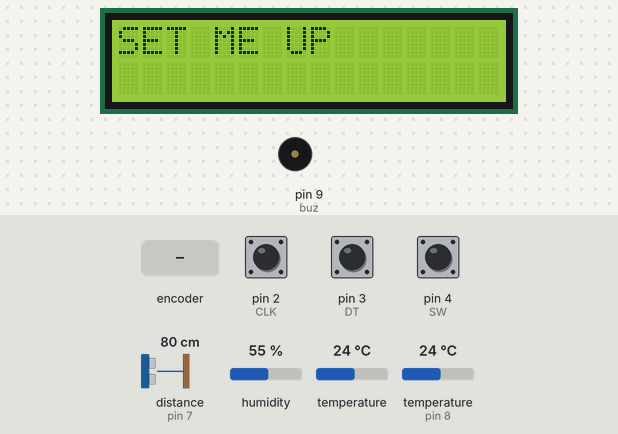
Simulated run of this sketch. Board: Arduino Uno, built with avr-gcc and run on an emulated ATmega328P. Shown: 16×2 character LCD, buzzer (waves = sounding). Inputs (shaded band) come from the test bench; at power-on: pin 4 (SW) HIGH, pin 2 (CLK) HIGH, pin 3 (DT) HIGH, distance to the obstacle (sensor on pin 7) 80 cm, humidity 55 %, temperature 24 °C, temperature (sensor on pin 8) 24 °C. The echo pulse lasts 58.3 µs per cm; the local clock reads 2024-03-15 10:24:30 at power-on unless the sketch sets it; storage starts empty; what the sketch prints to the serial monitor is not drawn.

Above: at 1.2 s.
1.3 s: pin 4 (SW) pulled LOW for 0.15 s
At 2.5 s:
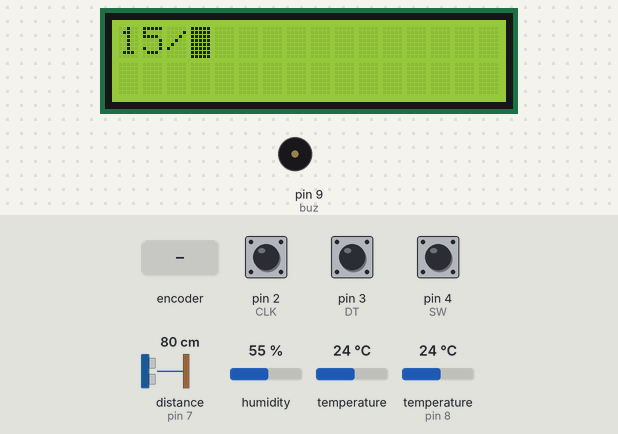
4.4 s: pin 4 (SW) pulled LOW for 1 s
At 6.7 s:
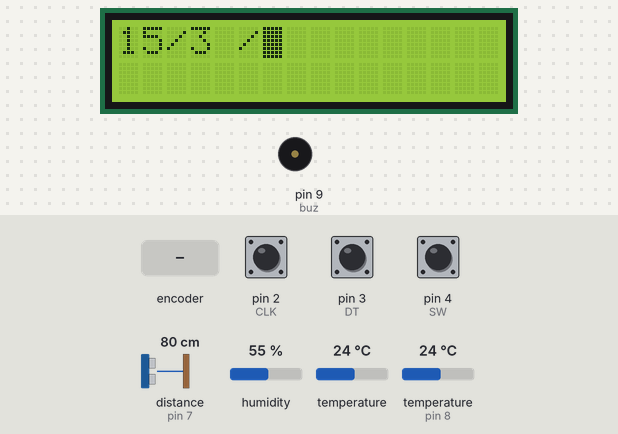
7.0 s: pin 4 (SW) pulled LOW for 0.15 s
At 7.9 s:
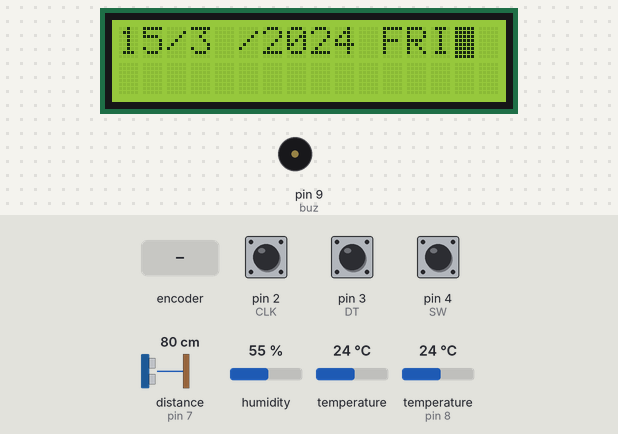
10.1 s: rotary encoder on pin 2 (CLK) / pin 3 (DT) turned 3 steps (first pin leading)
At 12.0 s:
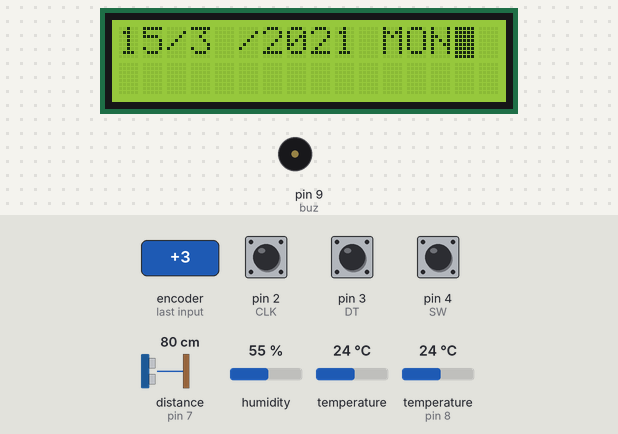
13.7 s: rotary encoder on pin 2 (CLK) / pin 3 (DT) turned 3 steps (first pin leading)
At 15.8 s:
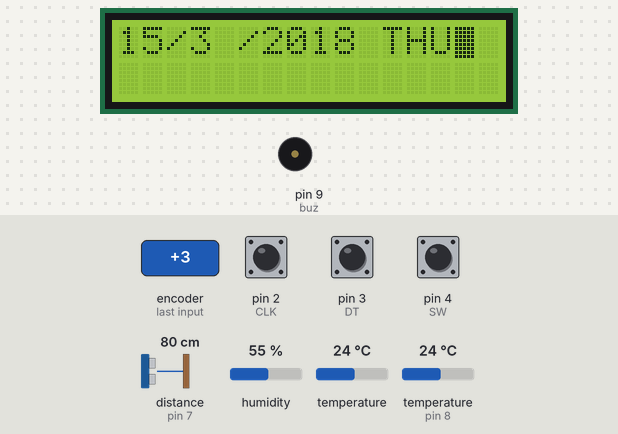
17.3 s: pin 4 (SW) pulsed LOW 5 times (0.12 s each, 0.3 s apart)
At 19.8 s:
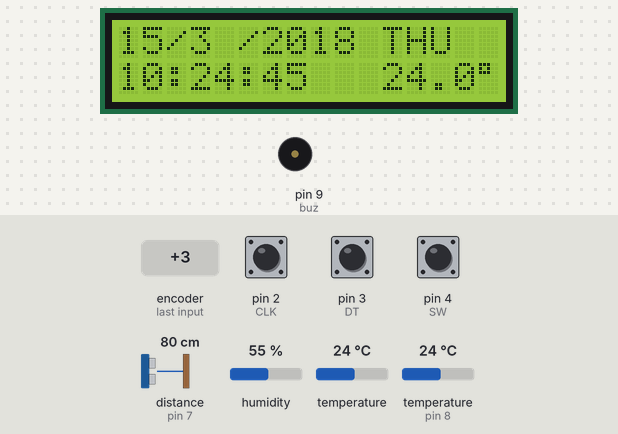
Timing chart, 0 to 35.5 s (numbered marks = the images above; inputs shaded):
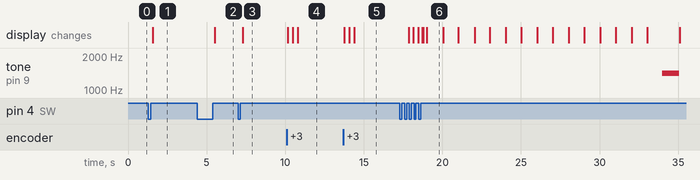

The sketch:

LCDDisplayRTCRotaryEncoderSensorsAndSDCard.ino
```cpp
//5
#include <SimpleDHT.h>
#include <SPI.h>
#include <SD.h>
#include <Wire.h>
#include <DS3231.h>
#include <LiquidCrystal_I2C.h>
#include "PushButton.h"
DS3231 RTC;
LiquidCrystal_I2C lcd(0x27,16,2);
#define echoPin 7
#define trigPin 6
#define buz 9
#define CLK 2
#define DT 3
#define SW 4
#define buttonUP 2
#define buttonDOWN 1
#define buttonNOCHANGE 3
#define DHTTYPE DHT11
#define DHT_PIN 8
SimpleDHT11 dht11(DHT_PIN);
File myFile;
long duration; // variable for the duration of sound wave travel
int distance;  // variable for the distance measurement
boolean setupDone=false;
enum clockState { UNDEFINED=0, RUNNING, SETDAY, SETMON, SETYEAR, SETDOW, SETHOUR, SETMIN, SETSEC } setupState;
PushButton buttonSETUP(SW);
byte temperature = 0;
byte humidity = 0;
int finalHumidity;
int finalTemperature;
int err = SimpleDHTErrSuccess;
bool help=false;
bool century = false;
bool h12Flag=false;
bool pmFlag=false;
String DoW[7]={"MON","TUE","WED","THU","FRI","SAT","SUN"};
char timeString[50];
int counter=0;
int currentStateCLK;
int lastStateCLK;
byte buttonStateSETUP=buttonNOCHANGE;
void checkSwitchCondition(void){
  buttonStateSETUP=buttonSETUP.stateChanged();
  if(buttonStateSETUP==buttonUP){
    Serial.println("Button pressed!");
    Serial.println(setupState);
  if(setupState==RUNNING){
        Serial.println(setupState);
        setupState=SETDAY;
        lcd.setCursor(1,0);
        lcd.blink();
      }else if(setupState==SETDAY){
        Serial.println(setupState);
        setupState=SETMON;
        lcd.setCursor(1,0);
        lcd.noBlink();
        lcd.setCursor(4,0);
        lcd.blink();
      }else if(setupState==SETMON){
        Serial.println(setupState);
        setupState=SETYEAR;
        lcd.setCursor(5,0);
        lcd.noBlink();
        lcd.setCursor(9,0);
        lcd.blink();
      }else if(setupState==SETYEAR){
        Serial.println(setupState);
        setupState=SETDOW;
        lcd.setCursor(9,0);
        lcd.noBlink();
        lcd.setCursor(13,0);
        lcd.blink();
      }else if(setupState==SETDOW){
        Serial.println(setupState);
        setupState=SETHOUR;
        lcd.setCursor(13,0);
        lcd.noBlink();
        lcd.setCursor(1,1);
        lcd.blink();
      }else if(setupState==SETHOUR){
        Serial.println(setupState);
        lcd.setCursor(1,1);
        lcd.noBlink();
        lcd.setCursor(4,1);
        lcd.blink();
        setupState=SETMIN;
      }else if(setupState==SETMIN){
        Serial.println(setupState);
        lcd.setCursor(4,1);
        lcd.noBlink();
        lcd.setCursor(7,1);
        lcd.blink();
        setupState=SETSEC;
      }else if(setupState==SETSEC){
        Serial.println(setupState);
       lcd.setCursor(7,1);
        lcd.noBlink();
        setupState=RUNNING;
      }
  }
}
void printToLCD(){
  byte timeToCheck;
  lcd.setCursor(0,0);
  lcd.print(RTC.getDate(),DEC);
  lcd.setCursor(2,0);
  lcd.print("/");
  lcd.setCursor(3,0);
  lcd.print(RTC.getMonth(century),DEC);
  lcd.setCursor(5,0);
  lcd.print("/");
  lcd.setCursor(6,0);
  lcd.print("20");
  lcd.setCursor(8,0);
  lcd.print(RTC.getYear(),DEC);
  lcd.setCursor(11,0);
  lcd.print(DoW[RTC.getDoW()-1]);
  timeToCheck=RTC.getHour(h12Flag,pmFlag);
  if(timeToCheck<0){
    timeToCheck=24;
  }else if(timeToCheck>24){
    timeToCheck=0;
  }
  if(timeToCheck<10){
    lcd.setCursor(0,1);
    lcd.print("0");
    lcd.setCursor(1,1);
  }else{
    lcd.setCursor(0,1);
  }
  lcd.print(timeToCheck,DEC);
  lcd.setCursor(2,1);
  lcd.print(":");
  timeToCheck=RTC.getMinute();
  if(timeToCheck<0){
    timeToCheck=60;
  }else if(timeToCheck>60){
    timeToCheck=0;
  }
  if(timeToCheck<10){
    lcd.setCursor(3,1);
    lcd.print("0");
    lcd.setCursor(4,1);
  }else{
    lcd.setCursor(3,1);
  }
  lcd.print(timeToCheck,DEC);
  lcd.setCursor(5,1);
  lcd.print(":");
  timeToCheck=RTC.getSecond();
  if(timeToCheck<0){
    timeToCheck=60;
  }else if(timeToCheck>60){
    timeToCheck=0;
  }
  if(timeToCheck<10){
    lcd.setCursor(6,1);
    lcd.print("0");
    lcd.setCursor(7,1);
  }else{
    lcd.setCursor(6,1);
  }
  lcd.print(timeToCheck,DEC);
  lcd.setCursor(11,1);
  lcd.print(RTC.getTemperature(),1);
  lcd.setCursor(15,1);
  lcd.print((char)223);
}
void setup() {
  // put your setup code here, to run once:
  lcd.init();
  lcd.backlight();
  Wire.begin();
  Serial.begin(9600);
  pinMode(DHT_PIN, INPUT_PULLUP);
  pinMode(trigPin, OUTPUT); // Sets the trigPin as an OUTPUT
  pinMode(echoPin, INPUT); // Sets the echoPin as an INPUT
  pinMode(CLK,INPUT);
  pinMode(DT,INPUT);
  pinMode(SW, INPUT_PULLUP);
  SD.begin(10);
  lastStateCLK = digitalRead(CLK);
  setupState=RUNNING;
  lcd.setCursor(0,0);
  lcd.print("SET ME UP");
}
byte correctDate(byte num){
  if (setupState==SETDAY){
    if(num<0){
      num=31;
    }else if(num>31){
      num=0;
    }
  }else if(setupState==SETMON){
    if(num<0){
      num=12;
    }else if(num>12){
      num=0;
    }
  }else if(setupState==SETHOUR){
    if(num<0){
      num=24;
    }else if(num>24){
      num=0;
    }
  }else if(setupState==SETMIN||setupState==SETSEC){
    if(num<0){
      num=60;
    }else if(num>60){
      num=0;
    }
  }
  return num;
}
byte getCounter(byte num){
  currentStateCLK = digitalRead(CLK);
   if (currentStateCLK != lastStateCLK&&currentStateCLK==1){
    if (digitalRead(DT) != currentStateCLK) {
      num--;
      num=correctDate(num);
      Serial.println(num);
    } else {
      num++;
      num=correctDate(num);
      Serial.println(num);
    }
   }
   lastStateCLK=currentStateCLK;
   return num;
}
void loop() {
  // put your main code here, to run repeatedly:
  if(setupDone){
    if((int)RTC.getSecond()==0){
      tone(buz,1400);
      digitalWrite(trigPin, LOW);
      delayMicroseconds(2);
      digitalWrite(trigPin,HIGH);
      delayMicroseconds(10);
      digitalWrite(trigPin,LOW);
      duration = pulseIn(echoPin,HIGH);
      distance = duration * 0.034 / 2;
      Serial.print("Distance : "); Serial.println(distance);
      if ((err = dht11.read(&temperature, &humidity, NULL)) != SimpleDHTErrSuccess) {
        Serial.print("Read DHT11 failed, err="); Serial.println(err);
      }else{
        finalHumidity=(int)humidity;
        finalTemperature=(int)temperature;
        Serial.print("Temperature : "); Serial.println(finalTemperature);
        Serial.print("Humidity : "); Serial.println(finalHumidity);
      }
      myFile=SD.open("boban.txt",FILE_WRITE);
      if(myFile){
        myFile.print("The time and date is now: ");
        snprintf(timeString, sizeof(timeString), "%02d:%02d:%02d  %02d/%02d/%d  ", RTC.getHour(h12Flag,pmFlag),RTC.getMinute(),RTC.getSecond(),(int)RTC.getDate(), (int)RTC.getMonth(century), RTC.getYear());
        myFile.print(timeString);
        myFile.println(DoW[RTC.getDoW()-1]);
        myFile.print("Distance: "); myFile.print(distance); myFile.println(" cm");
        myFile.print("Temperature: "); myFile.print(finalTemperature); myFile.println((char)248);
        myFile.print("Humidity: "); myFile.println(finalHumidity);
        myFile.println("-----------------------------------------");
        myFile.close();
      }
      delay(1000);
    }
    noTone(buz);
    printToLCD();
  }else{
    checkSwitchCondition();
    if(setupState==SETDAY){
    lcd.clear();
    byte currDay=RTC.getDate();
    byte setupDate=getCounter(currDay);
    RTC.setDate(setupDate);
    lcd.setCursor(0,0);
    lcd.print(RTC.getDate(),DEC);
    lcd.setCursor(2,0);
    lcd.print("/");
   }else if(setupState==SETMON){
    byte currMonth=RTC.getMonth(century);
    byte setupMonth=getCounter(currMonth);
    RTC.setMonth(setupMonth);
    lcd.setCursor(3,0);
    lcd.print(RTC.getMonth(century),DEC);
    lcd.setCursor(5,0);
    lcd.print("/");
   }else if(setupState==SETYEAR){
    byte currYear=RTC.getYear();
    byte setupYear=getCounter(currYear);
    RTC.setYear(setupYear);
    lcd.setCursor(6,0);
    lcd.print("20");
    lcd.setCursor(8,0);
    lcd.print(RTC.getYear(),DEC);
    lcd.setCursor(11,0);
    lcd.print(DoW[RTC.getDoW()-1]);
   }else if(setupState==SETDOW){
    byte currDoW=RTC.getDoW();
    byte setupDoW=getCounter(currDoW);
    RTC.setDoW(setupDoW);
    lcd.setCursor(6,0);
    lcd.print("20");
    lcd.setCursor(8,0);
    lcd.print(RTC.getYear(),DEC);
    lcd.setCursor(11,0);
    lcd.print(DoW[RTC.getDoW()-1]);
   }else if(setupState==SETHOUR){
    byte currHour=RTC.getHour(h12Flag,pmFlag);
    byte setupHour=getCounter(currHour);
    RTC.setHour(setupHour);
    lcd.setCursor(0,1);
    lcd.print(RTC.getHour(h12Flag,pmFlag),DEC);
    lcd.setCursor(2,1);
    lcd.print(":");
   }else if(setupState==SETMIN){
    byte currMinutes=RTC.getMinute();
    byte setupMinutes=getCounter(currMinutes);
    RTC.setMinute(setupMinutes);
    lcd.setCursor(3,1);
    lcd.print(RTC.getMinute(),DEC);
    lcd.setCursor(5,1);
    lcd.print(":");
   }else if(setupState==SETSEC){
    byte currSecond=RTC.getSecond();
    byte setupSecond=getCounter(currSecond);
    RTC.setSecond(setupSecond);
    lcd.setCursor(6,1);
    lcd.print(RTC.getSecond(),DEC);
    help=true;
   }else if(help){
    setupDone=true;
   }
  }
}
```

PushButton.h
```cpp
//PUSHBUTTON
#define buttonUP 2
#define buttonDOWN 1
#define buttonNOCHANGE 3

class PushButton{
  private:
   int pbpin;
   bool lastState;
   unsigned long debounce;
   unsigned long stateChangedTimeStamp;
   bool debounceWait;
  public:
  PushButton(int PB_PIN, unsigned long time1=100){
    pbpin=PB_PIN;
    lastState=false;
    debounce=time1;
    stateChangedTimeStamp=0;
    debounceWait=false;
  }
  void init(){
    pinMode(pbpin, INPUT_PULLUP);
    //update();
  }
  bool update(){
    static int ppb = HIGH; // the previous state of the button
    static unsigned long lastDebounceTime = 0; // the last time the output pin was toggled
    static bool counting = false;
    bool r = false;
    int pb = digitalRead(pbpin);
    if (counting) {
      if (millis() - lastDebounceTime > debounce) { // has been waiting long enough
        r = (ppb == HIGH && pb == LOW);
        counting = false;
        ppb = pb;
    }
  }else { // !counting
    if (ppb == HIGH && pb == LOW) {
      counting = true;
      lastDebounceTime = millis(); // record the time
  }else
    ppb = pb;
  }
  return r;
}
  bool isPressed(){
    return digitalRead(pbpin)==LOW;
  }
  byte stateChanged(){
    byte r=buttonNOCHANGE;
    bool currButtonState=isPressed();
    if(debounceWait){
      if(millis()-stateChangedTimeStamp>debounce){
//        if(lastState==LOW&&currButtonState==LOW){
//          r=buttonDOWN;
//        }else if(lastState==HIGH&&currButtonState==HIGH){
//          r=buttonUP;
//        }
        if (lastState ^ currButtonState) // is last recorded previous state different from current
          r = (lastState<<1) | currButtonState;
          debounceWait=false;
          lastState=currButtonState;
      }
    }else{
      if(lastState!=currButtonState){
        debounceWait=true;
        stateChangedTimeStamp=millis();
      }
    }
    return r;
  }
};
```

Measured:
- after the input at 1.3 s, the display: changes after 0.26 s (image 1)
- after the input at 4.4 s, the display: changes after 1.1 s (image 2)
- after the input at 7.0 s, the display: changes after 0.29 s (image 3)
- after the input at 10.1 s, the display: first changes after 0.07 s (image 4 shows a later state)
- after the input at 13.7 s, the display: first changes after 0.06 s (image 5 shows a later state)
- after the input at 17.3 s, tone on pin 9 (buz): silent → 1400 Hz after 16.7 s, → silent 1.1 s later; the display: first changes after 0.56 s (image 6 shows a later state)
- what the display in image 6 shows lasts 1.0 s, from 19.0 s to 20.0 s
